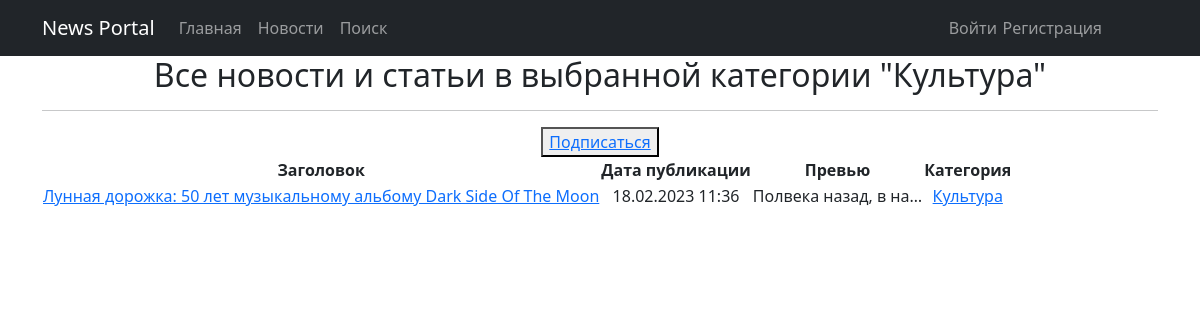
The app's page /news/category/4/, older data.
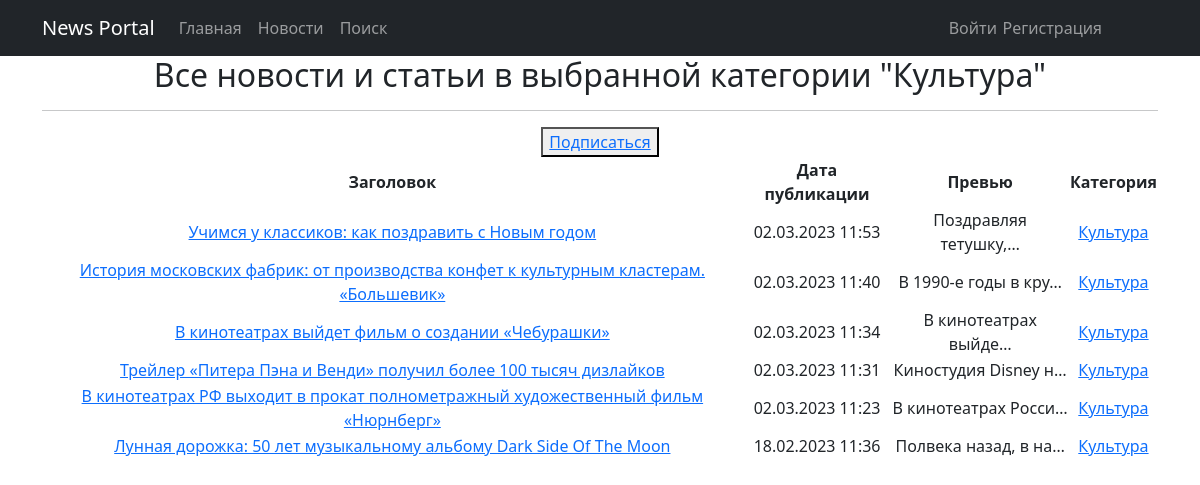
The same page, newer data.
### news/models.py (models this page shows, shortened)
class Category(models.Model):
    name = models.CharField(max_length=20, unique=True)
    subscribers = models.ManyToManyField(User, blank=True, related_name='categories')
    def __str__(self):
        return self.name.title()

class Post(models.Model):
    news_type = models.CharField(max_length=2, choices=ART_NEWS, default=news)
    datetime_in = models.DateTimeField(auto_now_add=True)
    headline = models.CharField(max_length=128)
    content = models.TextField()
    post_rating = models.IntegerField(default=0)
    author = models.ForeignKey(Author, on_delete=models.CASCADE)
    category = models.ManyToManyField(Category, through='PostCategory', related_name='post')

### news/views.py (the view)
# urls.py: path('category/<int:pk>/', CategoryList.as_view(), name='category_list'),
class CategoryList(NewsList):
    template_name = 'news/category.html'
    context_object_name = 'category_news_list'
    def get_queryset(self):
        self.category = get_object_or_404(Category, id=self.kwargs['pk'])
        queryset = Post.objects.filter(category=self.category).order_by('-datetime_in')
        return queryset
    def get_context_data(self, **kwargs):
        context = super().get_context_data(**kwargs)
        context['is_not_author'] = not self.request.user.groups.filter(name='authors').exists()
        context['is_not_subscriber'] = self.request.user not in self.category.subscribers.all()
        context['category'] = self.category
        return context

### news/templatetags/custom_filters.py (called while the page is built)
@register.filter()
def censor(value):
    try:
        list_ = value.split()
    except AttributeError:
        print('Ошибка! Неверный тип данных - должна быть строка!')
    else:
        list_censored = []
        for word in list_:
            word_strip = word.strip('".,:;!?<>()')
            if word_strip.lower() in FORBIDDEN_WORDS:
                censored = word.replace(word_strip[1:], '*' * len(word_strip[1:]))
                list_censored.append(censored)
            else:
                list_censored.append(word)
        value = ' '.join(list_censored)
    return value

### news/views.py (called while the page is built)
    def get_context_data(self, **kwargs):
        context = super().get_context_data(**kwargs)
        context['is_not_author'] = not self.request.user.groups.filter(name='authors').exists()
        return context

### templates/news/category.html (shortened to what this page needs)
{% extends 'default.html' %}
{% load custom_filters %}
{% block content %}
    <h2>Все новости и статьи в выбранной категории "{{ category }}"</h2>
    <hr>
	{% if is_not_subscriber %}
		<button> <a href="{% url 'subscribe_list' category.id %}">Подписаться</a></button>
	{% endif %}
	{% if category %}
		<table>
			<tr>
				<th>Заголовок</th>
				<th>Дата публикации</th>
				<th>Превью</th>
				<th>Категория</th>
			</tr>
			{% for pst in category_news_list %}
				<tr>
					<td><a href="{% url 'post_detail' pst.id %}">{{ pst.headline|censor }}</a></td>
					<td>{{ pst.datetime_in|date:'d.m.Y H:i' }}</td>
					<td>{{ pst.content|truncatechars:20|censor }}</td>
					<td>
						{% for cat in pst.category.all %}
							<a href="{% url 'category_list' cat.id %}">{{ cat }}</a>
						{% endfor %}
					</td>
				</tr>
			{% endfor %}
		</table>
	{% else %}
		<h2>Новостей и статей нет!</h2>
	{% endif %}
{% endblock content %}

### templates/default.html (shortened to what this page needs)
<!DOCTYPE html>
{% load cache %}
<html lang="en">
    <head>
        {% load static %}
        <link href="{% static 'css/styles.css' %}" rel="stylesheet" />
    </head>
    <body>
        <nav class="navbar navbar-expand-lg navbar-dark bg-dark static-top">
            <div class="container">
                <a class="navbar-brand" href="#">News Portal</a>
                <div class="collapse navbar-collapse" id="navbarResponsive">
                    <ul class="navbar-nav ml-auto">
                    {% cache None mainbuttons %}
                    {% block mainbuttons %}
                        <li class="nav-item active">
                            <a class="nav-link" href="#">Главная</a>
                        </li>
                        <li class="nav-item">
                            <a class="nav-link" href="/news/">Новости</a>
                        </li>
                        <li class="nav-item">
                            <a class="nav-link" href="/news/search">Поиск</a>
                        </li>
                    {% endblock mainbuttons %}
                    {% endcache %}
                        {% if request.user.is_authenticated %}
                            {% if is_not_author %}
                                <li class="nav-item">
                                    <a class="nav-link" href="/news/mkauthor/" style="position: absolute; right: 150px;">Стать автором</a>
                                </li>
                            {% else %}
                                <li class="nav-item">
                                    <a class="nav-link" href="/news/create/">Добавить новость</a>
                                </li>
                                <li class="nav-item">
                                    <a class="nav-link" href="/articles/create/">Добавить статью</a>
                                </li>
                                {% if object.pk is not None %}
                                    <li class="nav-item">
                                        <a class="nav-link" href="/news/{{ object.pk }}/edit/">Изменить новость</a>
                                    </li>
                                    <li class="nav-item">
                                        <a class="nav-link" href="/articles/{{ object.pk }}/edit/">Изменить статью</a>
                                    </li>
                                {% endif %}
                            {% endif %}
                            <li class="nav-item">
                                <a class="nav-link" href="/accounts/logout" style="position: absolute; right: 90px;">Выйти</a>
                            </li>
                        {% else %}
                            <li class="nav-item">
                                <a class="nav-link" href="/accounts/login" style="position: absolute; right: 195px;">Войти</a>
                            </li>
                            <li class="nav-item">
                                <a class="nav-link" href="/accounts/signup" style="position: absolute; right: 90px;">Регистрация</a>
                            </li>
                        {% endif %}
                    </ul>
                </div>
            </div>
        </nav>
        <div class="container">
            <div class="row">
                <div class="col-lg-12 text-center">
                    {% block content %}{% endblock content %}
                </div>
            </div>
        </div>
    </body>
</html>

Row changes from the older to the newer data that the page shows:
added Post: headline|censor "Учимся у классиков: как поздравить с Новым годом", datetime_in "02.03.2023 11:53", content|censor "Поздравляя тетушку,…", Category (name "Культура")
added Post: headline|censor "История московских фабрик: от производства конфет к культурным кластерам. «Большевик»", datetime_in "02.03.2023 11:40", content|censor "В 1990-е годы в кру…", Category (name "Культура")
added Post: headline|censor "В кинотеатрах выйдет фильм о создании «Чебурашки»", datetime_in "02.03.2023 11:34", content|censor "В кинотеатрах выйде…", Category (name "Культура")
added Post: headline|censor "Трейлер «Питера Пэна и Венди» получил более 100 тысяч дизлайков", datetime_in "02.03.2023 11:31", content|censor "Киностудия Disney н…", Category (name "Культура")
added Post: headline|censor "В кинотеатрах РФ выходит в прокат полнометражный художественный фильм «Нюрнберг»", datetime_in "02.03.2023 11:23", content|censor "В кинотеатрах Росси…", Category (name "Культура")
